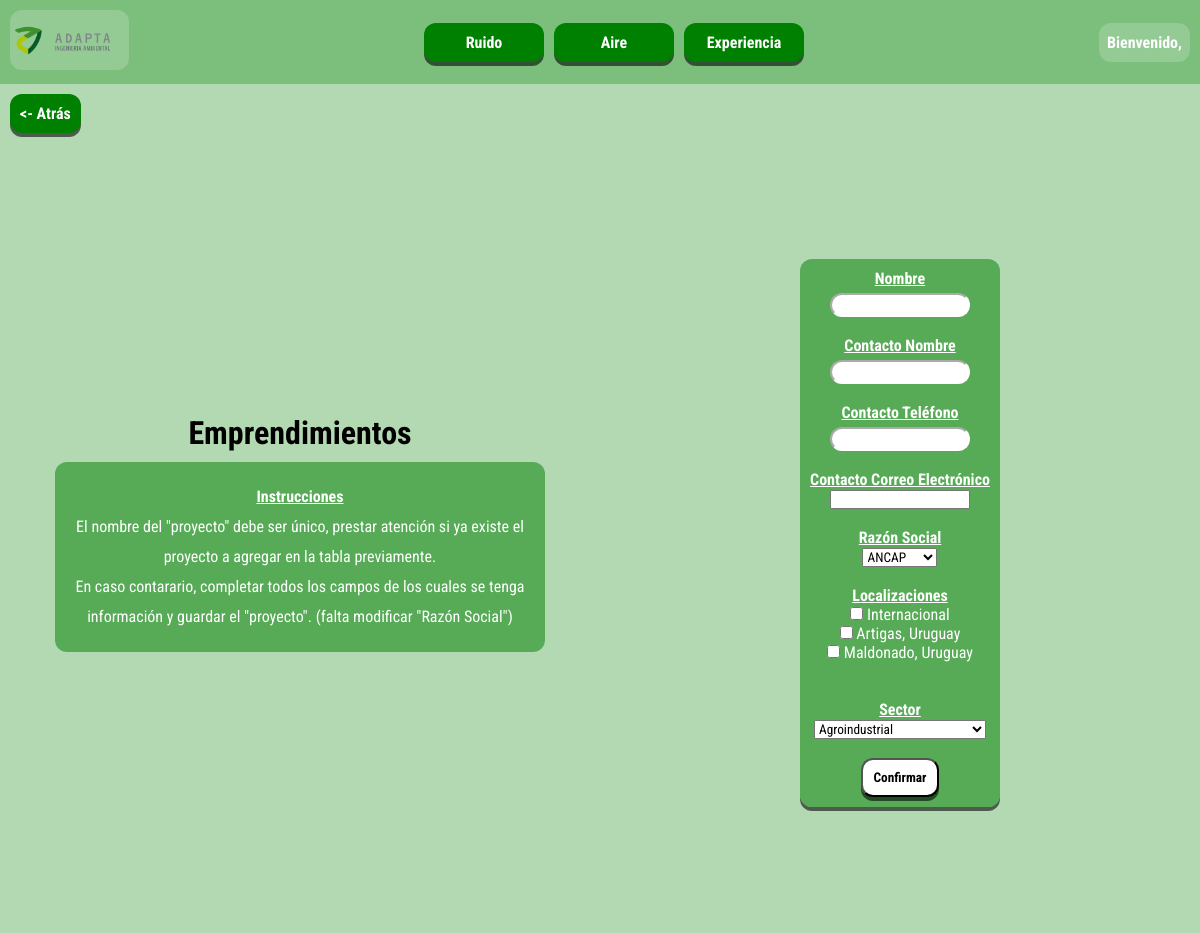
/experiencia/proyectos/agregar (signed in), run on the app's committed database.
### servicios_adapta_app/models.py (models this page shows)
class experienciaLocalizaciones(models.Model):
    departamento = models.CharField(max_length=100, blank=True)
    pais = models.CharField(max_length=100)
    def __str__(self):
        if self.departamento:
            return f"{self.departamento}, {self.pais}"
        else:
            return self.pais

### servicios_adapta_app/views.py (the view)
# urls.py: path('experiencia/proyectos/agregar', views.add_proyecto, name='experiencia-proyectos-agregar'),
def add_proyecto(request):
    if request.user.is_authenticated:
        if request.method == 'POST':
            nombre = request.POST.get('nombre-proyecto')
            contacto_nombre = request.POST.get('contacto-nombre')
            contacto_telefono = request.POST.get('contacto-telefono')
            contacto_mail = request.POST.get('contacto-mail')
            razon_id = request.POST.get('razon')
            localizaciones_ids = request.POST.getlist('localizacion')
            sector = request.POST.get('sector')
            proyecto = experienciaProyecto.objects.create(
                nombre=nombre,
                contacto_nombre=contacto_nombre,
                contacto_telefono=contacto_telefono,
                contacto_mail=contacto_mail,
                razon_id=razon_id,
                sector=sector
            )
            proyecto.localizacion.set(localizaciones_ids)
            return redirect('experiencia-proyectos')
        else:
            return render(request, './servicios_adapta_app/experiencia_proyectos_form.html', context={
                'razones_sociales': experienciaRazonSocial.objects.all().order_by("nombre"),
                'localizaciones': experienciaLocalizaciones.objects.all().order_by("departamento"),
                'SECTOR_CHOICES': experienciaProyecto.SECTOR_CHOICES
            })
    else:
        return redirect('login')

### servicios_adapta_app/templates/servicios_adapta_app/experiencia_proyectos_form.html (shortened to what this page needs)
{% extends './base.html' %}
{% block content %}
<div>
    <div class="container" style="height: fit-content;">
        <div class="div-atras">
            <a class="boton-atras" href="{% url 'experiencia-proyectos' %}"> <- Atrás</a>
        </div>
    </div>
    <div class="container">
        <div class="left">
            <h1>Emprendimientos</h1>
            <div class="info">
                <label class="title">Instrucciones</label>
                <p>
                    El nombre del "proyecto" debe ser único, prestar atención si ya existe el proyecto a agregar en la tabla previamente.<br>
                    En caso contarario, completar todos los campos de los cuales se tenga información y guardar el "proyecto".
                    (falta modificar "Razón Social")
                </p>
            </div>
        </div>
        <div class="right">
            <form method="POST">
                <label for="nombre-proyecto" class="title">Nombre</label>
                <br>
                <input type="text" name="nombre-proyecto" required>
                <br>
                <br>
                <label for="contacto-nombre" class="title">Contacto Nombre</label>
                <br>
                <input type="text" name="contacto-nombre" required>
                <br>
                <br>
                <label for="contacto-telefono" class="title">Contacto Teléfono</label>
                <br>
                <input type="text" name="contacto-telefono">
                <br>
                <br>
                <label for="contacto-mail" class="title">Contacto Correo Electrónico</label>
                <br>
                <input type="email" name="contacto-mail">
                <br>
                <br>
                <label for="razon" class="title">Razón Social</label>
                <br>
                <select name="razon" required>
                    {% for razon in razones_sociales %}
                    <option value="{{ razon.id }}">{{ razon.nombre }}</option>
                    {% endfor %}
                </select>
                <br>
                <br>
                <label for="localizacion" class="title">Localizaciones</label>
                <br>
                {% for localizacion in localizaciones %}
                    <label>
                        <input type="checkbox" name="localizacion" value="{{ localizacion.id }}">
                        {{ localizacion }}
                    </label>
                    <br>
                {% endfor %}
                <br>
                <br>
                <label for="sector" class="title">Sector</label>
                <br>
                <select name="sector" required>
                    {% for choice in SECTOR_CHOICES %}
                    <option value="{{ choice.0 }}">{{ choice.1 }}</option>
                    {% endfor %}
                </select>
                <br>
                <br>
                <button type="submit">Confirmar</button>
            </form>
        </div>
    </div>
</div>
{% endblock %}

### servicios_adapta_app/static/main.css (style rules this page uses)
* { margin: 0; padding: 0; font-family: 'Roboto Condensed', sans-serif; }
body { height: 100vh; }
.container { display: flex; justify-content: center; align-items: center; background-color: rgba(0, 128, 0, 0.297); height: 100vh; }
.info { padding: 20px; color: white; width: 75%; background-color: rgba(0, 128, 0, 0.514); border-radius: 12px; text-align: center; line-height: 30px; }
.info { margin-top: 10px; }

### servicios_adapta_app/static/form.css (style rules this page uses)
.left { width: 50%; display: flex; justify-content: center; align-items: center; flex-direction: column; }
.right { width: 50%; display: flex; justify-content: center; align-items: center; text-align: center; }
form { background-color: rgba(0, 128, 0, 0.514); border-radius: 12px; padding: 10px; box-shadow: 0px 4px rgba(0, 0, 0, 0.577); color: white }
.title { font-weight: bold; text-decoration: underline; }
form button { font-weight: bold; background-color: white; border-radius: 12px; box-shadow: 0px 4px rgba(0, 0, 0, 0.577); padding: 10px; }
input[type=text], input[type=number], input[type=password] { height: 20px; border-radius: 12px; border-color: white; text-align: center; margin-top: 5px; }

### servicios_adapta_app/static/tabla-experiencia.css (style rules this page uses)
.div-atras { padding-left: 10px; padding-top: 10px; display: flex; justify-content: start; width: 100%; }
.experiencia-sub-section a, .boton-atras { text-decoration: none; color: white; font-weight: bold; background-color: green; border-radius: 12px; box-shadow: 0px 4px rgba(0, 0, 0, 0.577); padding: 10px; transition: background-color .2s; }

### data on the page
experienciaLocalizaciones: departamento+pais "Internacional"
experienciaLocalizaciones: departamento+pais "Artigas, Uruguay"
experienciaLocalizaciones: departamento+pais "Maldonado, Uruguay"

### other printed values
form field razon "ANCAP"
form field sector "Agroindustrial"
